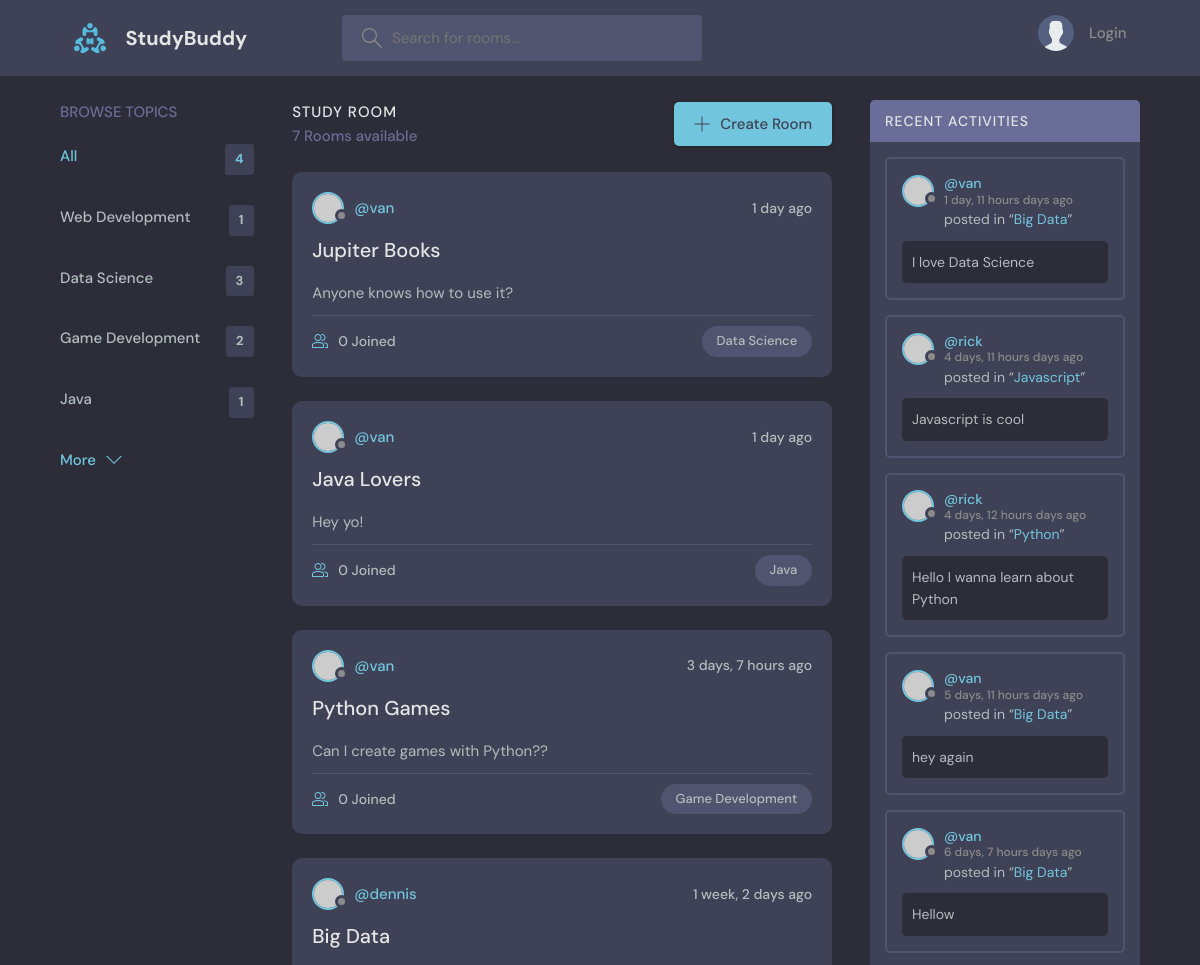
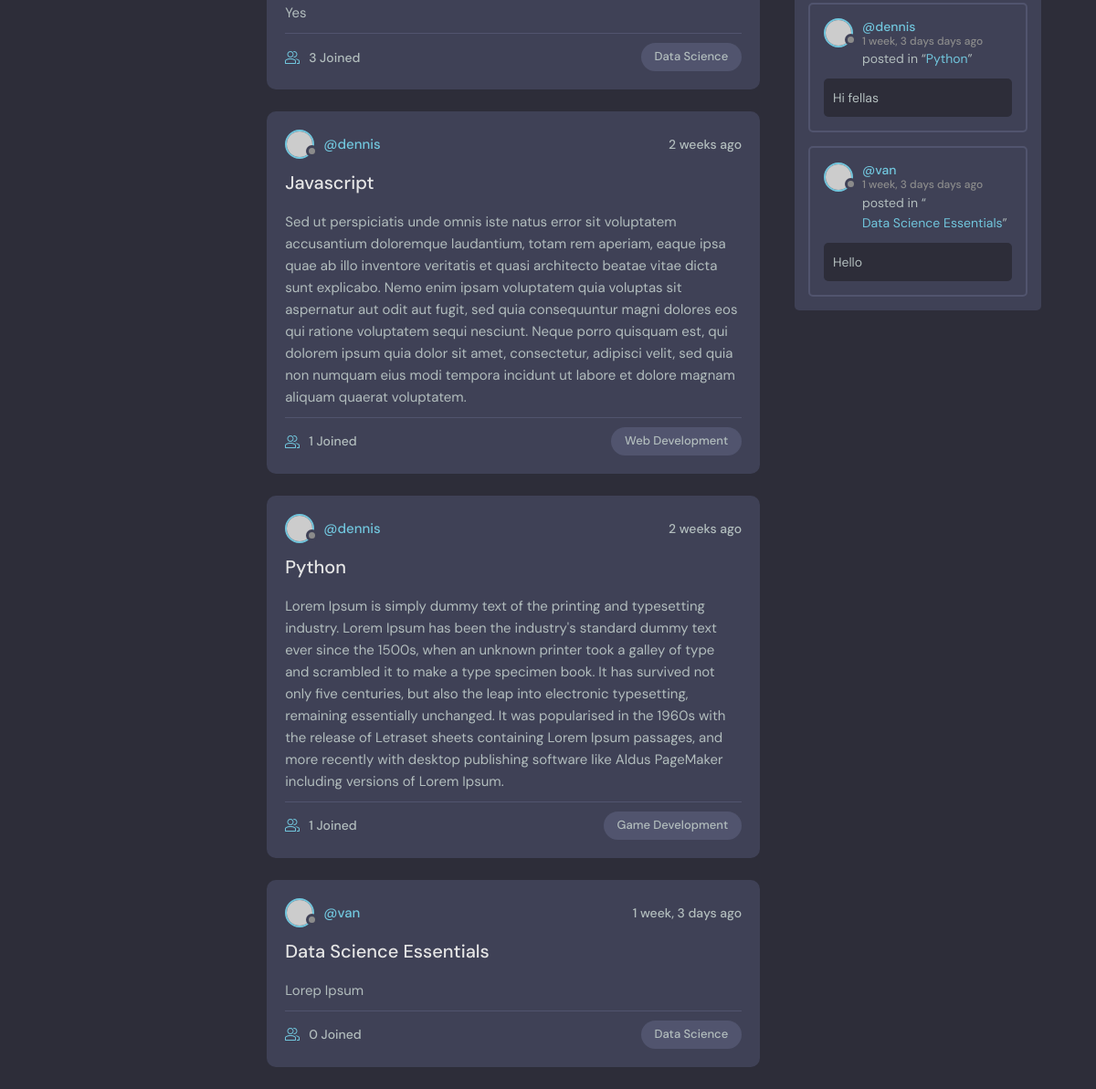
The app's page /, older data (2 pictures, top to bottom).
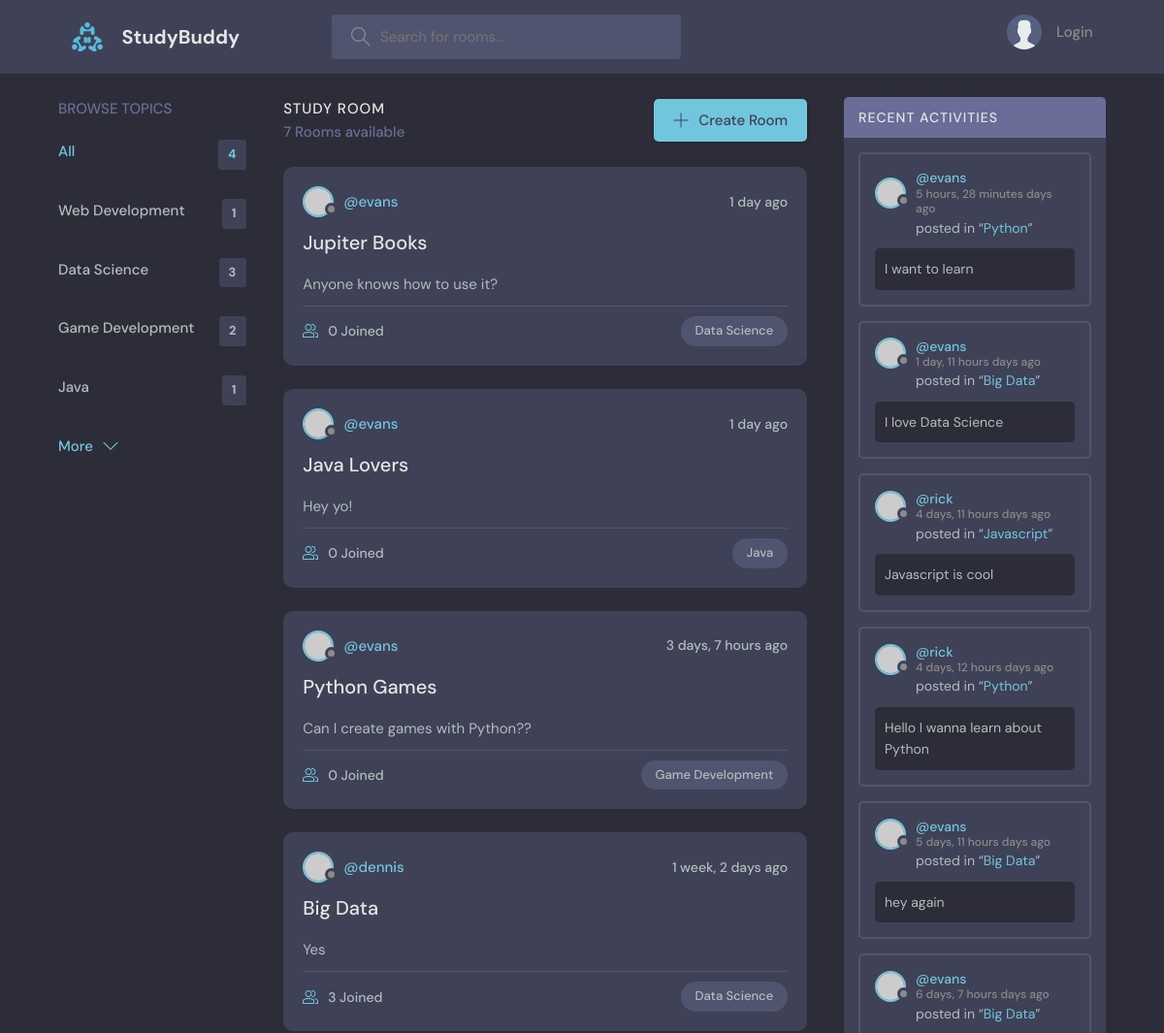
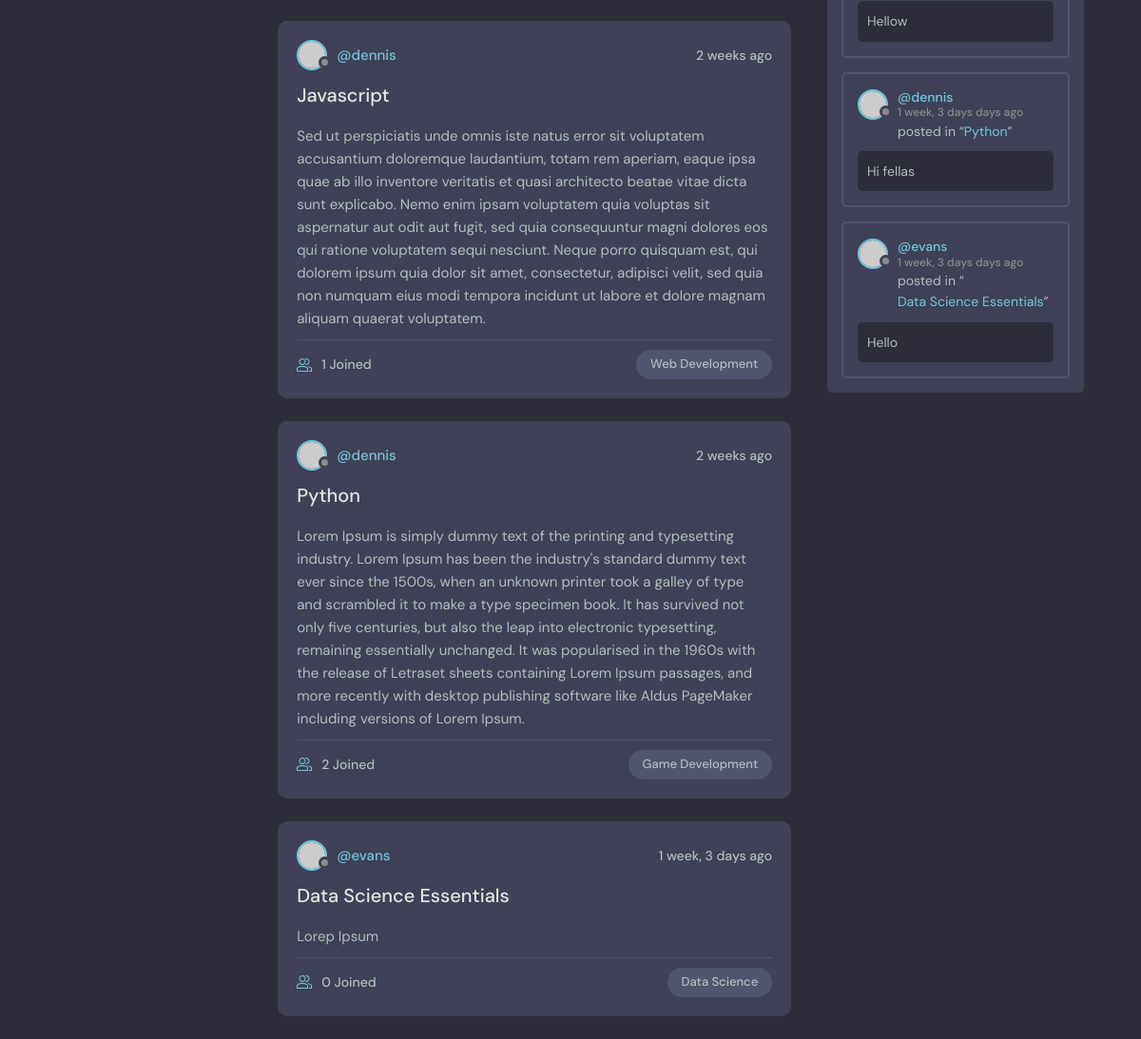
The same page, newer data (2 pictures, top to bottom).
### base/models.py (models this page shows, shortened)
class Topic(models.Model):
    name = models.CharField(max_length=200)

class Room(models.Model):
    host = models.ForeignKey(User, on_delete=models.SET_NULL, null=True)
    topic = models.ForeignKey(Topic, on_delete=models.SET_NULL, null=True)
    name = models.CharField(max_length=200)
    description = models.TextField(null=True)
    participants = models.ManyToManyField(User, related_name='participants', blank=True)
    updated = models.DateTimeField(auto_now=True)
    created = models.DateTimeField(auto_now_add=True)
    def __str__(self):
        return self.name
    class Meta:
        ordering = ['-updated', '-created']

class Message(models.Model):
    user = models.ForeignKey(User, on_delete=models.CASCADE)
    room = models.ForeignKey(Room, on_delete=models.CASCADE)
    body = models.TextField()
    updated = models.DateTimeField(auto_now=True)
    created = models.DateTimeField(auto_now_add=True)
    class Meta:
        ordering = ['-updated', '-created']

### base/views.py (the view)
# urls.py: 2. Add a URL to urlpatterns:  path('', views.home, name='home')
def home(request):
    q = request.GET.get('q') if request.GET.get('q') != None else ''
    rooms = Room.objects.filter(
        Q(topic__name__icontains=q) |
        Q(name__icontains=q)|
        Q(description__icontains=q)
    )
    topics = Topic.objects.all()
    room_count = rooms.count()
    room_messages = Message.objects.filter(Q(room__topic__name__icontains=q))
    context = {"rooms": rooms, "topics": topics, "room_count": room_count, "room_messages": room_messages}
    return render (request, 'base/home.html', context)

### base/templates/base/home.html (shortened to what this page needs)
{% extends 'main.html' %}
{% block content %}
    <main class="layout layout--3">
      <div class="container">
        {% include 'base/topics_component.html' %}
        <div class="roomList">
          <div class="roomList__header">
            <div>
              <h2>Study Room</h2>
              <p>{{room_count}} Rooms available</p>
            </div>
            <a class="btn btn--main" href="{% url 'create-room' %}">
              <svg version="1.1" xmlns="http://www.w3.org/2000/svg" width="32" height="32" viewBox="0 0 32 32">
                <title>add</title>
                <path
                  d="M16.943 0.943h-1.885v14.115h-14.115v1.885h14.115v14.115h1.885v-14.115h14.115v-1.885h-14.115v-14.115z"
                ></path>
              </svg>
              Create Room
            </a>
          </div>
          {% include 'base/feed_component.html' %}
        </div>
       {% include 'base/activity_component.html' %}
      </div>
    </main>
{% endblock content %}

### base/templates/base/topics_component.html
<div class="topics">
    <div class="topics__header">
      <h2>Browse Topics</h2>
    </div>
    <ul class="topics__list">
      <li>
        <a href="{% url 'home' %}" class="active">All <span>{{topics.count}}</span></a>
      </li>
      {% for topic in topics %}
      <li>
        <a href="{%  url 'home' %}?q={{topic.name}}">{{topic.name}} <span>{{topic.room_set.all.count}}</span></a>
      </li>
      {% endfor %}
    </ul>
    <a class="btn btn--link" href="{% url 'topics' %}">
      More
      <svg version="1.1" xmlns="http://www.w3.org/2000/svg" width="32" height="32" viewBox="0 0 32 32">
        <title>chevron-down</title>
        <path d="M16 21l-13-13h-3l16 16 16-16h-3l-13 13z"></path>
      </svg>
    </a>
  </div>

### base/templates/base/feed_component.html (shortened to what this page needs)
{% for room in rooms %}
    <div class="roomListRoom">
        <div class="roomListRoom__header">
            <a href="{% url 'user-profile' room.host.id %}" class="roomListRoom__author">
                <div class="avatar avatar--small">
                <img src="https://randomuser.me/api/portraits/women/11.jpg" />
                </div>
                <span>@{{room.host.username}}</span>
            </a>
            <div class="roomListRoom__actions">
                <span>{{room.created|timesince}} ago</span>
            </div>
        </div>
        <div class="roomListRoom__content">
            <a href ="{% url 'room' room.id %}">{{room.name}}</a>
            <p>
            {{room.description}}
            </p>
        </div>
        <div class="roomListRoom__meta">
        <a href="{% url 'room' room.id %}" class="roomListRoom__joined">
            {{room.participants.all.count}} Joined
        </a>
        <p class="roomListRoom__topic">{{room.topic.name}}</p>
        </div>
    </div>
{% endfor %}

### base/templates/base/activity_component.html (shortened to what this page needs)
<div class="activities">
        <div class="activities__header">
          <h2>Recent Activities</h2>
        </div>
        {% for message in room_messages %}
        <div class="activities__box">
          <div class="activities__boxHeader roomListRoom__header">
            <a href="{% url 'user-profile' message.user.id %}" class="roomListRoom__author">
              <div class="avatar avatar--small">
                <img src="https://randomuser.me/api/portraits/women/11.jpg" />
              </div>
              <p>
                @{{message.user}}
                <span>{{message.created|timesince}} days ago</span>
              </p>
            </a>
          </div>
          <div class="activities__boxContent">
            <p>posted in “<a href="{% url 'room' message.room.id %}">{{message.room}}</a>”</p>
            <div class="activities__boxRoomContent">
              {{message.body}}
            </div>
          </div>
        </div>
        {% endfor %}
      </div>

Row changes from the older to the newer data that the page shows:
changed through a linked row, Room "Jupiter Books": host.username "van" → "evans"
changed through a linked row, Room "Java Lovers": host.username "van" → "evans"
changed through a linked row, Room "Python Games": host.username "van" → "evans"
computed for Room "Python": participants.all.count "1" → "2"
changed through a linked row, Room "Data Science Essentials": host.username "van" → "evans"
added Message: user "evans", created "5 hours, 28 minutes", room "Python", body "I want to learn"
changed through a linked row, Message "I love Data Science": user "van" → "evans"
changed through a linked row, Message "hey again": user "van" → "evans"
changed through a linked row, Message "Hellow": user "van" → "evans"
changed through a linked row, Message "Hello": user "van" → "evans"
